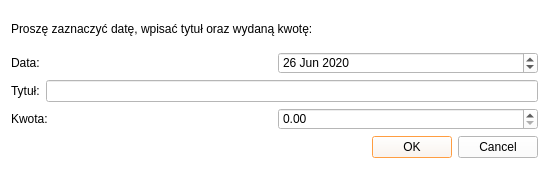
<?xml version="1.0" encoding="UTF-8"?>
<ui version="4.0">
 <class>DialogBills</class>
 <widget class="QDialog" name="DialogBills">
  <property name="geometry">
   <rect>
    <x>0</x>
    <y>0</y>
    <width>549</width>
    <height>169</height>
   </rect>
  </property>
  <property name="windowTitle">
   <string>Dialog</string>
  </property>
  <property name="styleSheet">
   <string notr="true">background-color: rgb(255, 255, 255);
selection-background-color: rgb(245, 121, 0);</string>
  </property>
  <layout class="QVBoxLayout" name="verticalLayout">
   <item>
    <widget class="QLabel" name="label_3">
     <property name="text">
      <string>Proszę zaznaczyć datę, wpisać tytuł oraz wydaną kwotę: </string>
     </property>
     <property name="buddy">
      <cstring>label_3</cstring>
     </property>
    </widget>
   </item>
   <item>
    <layout class="QHBoxLayout" name="horizontalLayout">
     <item>
      <widget class="QLabel" name="label">
       <property name="text">
        <string>Data:</string>
       </property>
      </widget>
     </item>
     <item>
      <widget class="QDateEdit" name="dateEdit">
       <property name="date">
        <date>
         <year>2020</year>
         <month>6</month>
         <day>26</day>
        </date>
       </property>
      </widget>
     </item>
    </layout>
   </item>
   <item>
    <layout class="QHBoxLayout" name="horizontalLayout_2">
     <item>
      <widget class="QLabel" name="label_2">
       <property name="text">
        <string>Tytuł:</string>
       </property>
      </widget>
     </item>
     <item>
      <widget class="QLineEdit" name="lineEdit"/>
     </item>
    </layout>
   </item>
   <item>
    <layout class="QHBoxLayout" name="horizontalLayout_3">
     <item>
      <widget class="QLabel" name="label_4">
       <property name="text">
        <string>Kwota: </string>
       </property>
      </widget>
     </item>
     <item>
      <widget class="QDoubleSpinBox" name="doubleSpinBox">
       <property name="maximum">
        <double>999999999999999945575230987042816.000000000000000</double>
       </property>
      </widget>
     </item>
    </layout>
   </item>
   <item>
    <layout class="QHBoxLayout" name="horizontalLayout_4">
     <item>
      <spacer name="horizontalSpacer">
       <property name="orientation">
        <enum>Qt::Horizontal</enum>
       </property>
       <property name="sizeHint" stdset="0">
        <size>
         <width>528</width>
         <height>20</height>
        </size>
       </property>
      </spacer>
     </item>
     <item>
      <widget class="QDialogButtonBox" name="buttonBox">
       <property name="orientation">
        <enum>Qt::Horizontal</enum>
       </property>
       <property name="standardButtons">
        <set>QDialogButtonBox::Cancel|QDialogButtonBox::Ok</set>
       </property>
      </widget>
     </item>
    </layout>
   </item>
  </layout>
 </widget>
 <resources/>
 <connections>
  <connection>
   <sender>buttonBox</sender>
   <signal>accepted()</signal>
   <receiver>DialogBills</receiver>
   <slot>accept()</slot>
   <hints>
    <hint type="sourcelabel">
     <x>248</x>
     <y>254</y>
    </hint>
    <hint type="destinationlabel">
     <x>157</x>
     <y>274</y>
    </hint>
   </hints>
  </connection>
  <connection>
   <sender>buttonBox</sender>
   <signal>rejected()</signal>
   <receiver>DialogBills</receiver>
   <slot>reject()</slot>
   <hints>
    <hint type="sourcelabel">
     <x>316</x>
     <y>260</y>
    </hint>
    <hint type="destinationlabel">
     <x>286</x>
     <y>274</y>
    </hint>
   </hints>
  </connection>
 </connections>
</ui>
